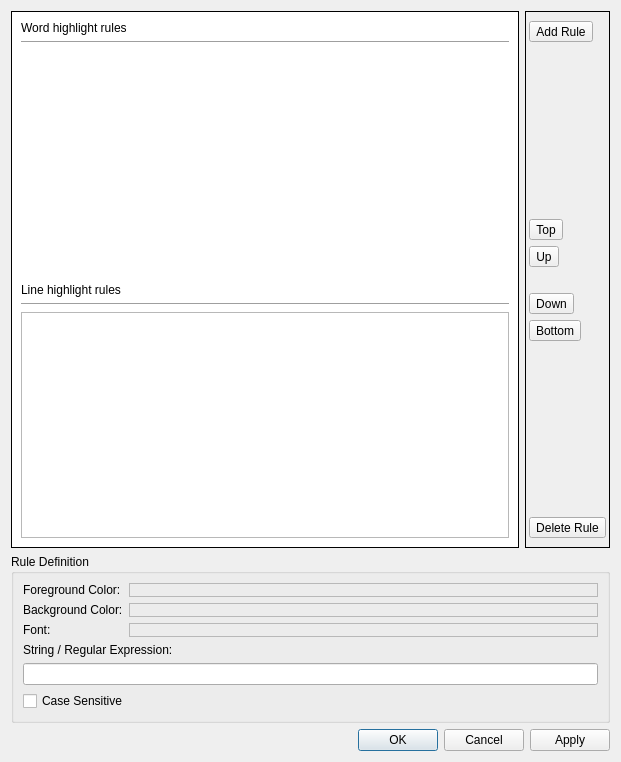
<?xml version="1.0" encoding="UTF-8"?>
<ui version="4.0">
 <class>HighlightingDialog</class>
 <widget class="QDialog" name="HighlightingDialog">
  <property name="geometry">
   <rect>
    <x>0</x>
    <y>0</y>
    <width>621</width>
    <height>762</height>
   </rect>
  </property>
  <property name="windowTitle">
   <string>Dialog</string>
  </property>
  <layout class="QGridLayout" name="gridLayout_2">
   <item row="2" column="0" colspan="2">
    <widget class="QDialogButtonBox" name="buttonBox">
     <property name="orientation">
      <enum>Qt::Horizontal</enum>
     </property>
     <property name="standardButtons">
      <set>QDialogButtonBox::Apply|QDialogButtonBox::Cancel|QDialogButtonBox::Ok</set>
     </property>
    </widget>
   </item>
   <item row="0" column="1">
    <widget class="QFrame" name="sortingFrame">
     <property name="frameShape">
      <enum>QFrame::Box</enum>
     </property>
     <property name="frameShadow">
      <enum>QFrame::Plain</enum>
     </property>
     <layout class="QVBoxLayout" name="verticalLayout">
      <property name="leftMargin">
       <number>3</number>
      </property>
      <property name="rightMargin">
       <number>3</number>
      </property>
      <item>
       <widget class="QToolButton" name="addRuleButton">
        <property name="toolTip">
         <string>Add highlighting rule</string>
        </property>
        <property name="text">
         <string>Add Rule</string>
        </property>
        <property name="icon">
         <iconset resource="../resources.qrc">
          <normaloff>:/resources/icons/actions/document-new.png</normaloff>:/resources/icons/actions/document-new.png</iconset>
        </property>
        <property name="toolButtonStyle">
         <enum>Qt::ToolButtonIconOnly</enum>
        </property>
       </widget>
      </item>
      <item>
       <spacer name="verticalSpacer_2">
        <property name="orientation">
         <enum>Qt::Vertical</enum>
        </property>
        <property name="sizeHint" stdset="0">
         <size>
          <width>20</width>
          <height>40</height>
         </size>
        </property>
       </spacer>
      </item>
      <item>
       <widget class="QToolButton" name="topButton">
        <property name="toolTip">
         <string>Move rule to top</string>
        </property>
        <property name="text">
         <string>Top</string>
        </property>
        <property name="icon">
         <iconset resource="../resources.qrc">
          <normaloff>:/resources/icons/actions/go-top.png</normaloff>:/resources/icons/actions/go-top.png</iconset>
        </property>
        <property name="toolButtonStyle">
         <enum>Qt::ToolButtonIconOnly</enum>
        </property>
       </widget>
      </item>
      <item>
       <widget class="QToolButton" name="upButton">
        <property name="toolTip">
         <string>Move rule upwards</string>
        </property>
        <property name="text">
         <string>Up</string>
        </property>
        <property name="icon">
         <iconset resource="../resources.qrc">
          <normaloff>:/resources/icons/actions/go-up.png</normaloff>:/resources/icons/actions/go-up.png</iconset>
        </property>
        <property name="toolButtonStyle">
         <enum>Qt::ToolButtonIconOnly</enum>
        </property>
       </widget>
      </item>
      <item>
       <spacer name="verticalSpacer">
        <property name="orientation">
         <enum>Qt::Vertical</enum>
        </property>
        <property name="sizeType">
         <enum>QSizePolicy::Fixed</enum>
        </property>
        <property name="sizeHint" stdset="0">
         <size>
          <width>20</width>
          <height>20</height>
         </size>
        </property>
       </spacer>
      </item>
      <item>
       <widget class="QToolButton" name="downButton">
        <property name="toolTip">
         <string>Move rule downwards</string>
        </property>
        <property name="text">
         <string>Down</string>
        </property>
        <property name="icon">
         <iconset resource="../resources.qrc">
          <normaloff>:/resources/icons/actions/go-down.png</normaloff>:/resources/icons/actions/go-down.png</iconset>
        </property>
       </widget>
      </item>
      <item>
       <widget class="QToolButton" name="bottomButton">
        <property name="toolTip">
         <string>Move rule to bottom</string>
        </property>
        <property name="text">
         <string>Bottom</string>
        </property>
        <property name="icon">
         <iconset resource="../resources.qrc">
          <normaloff>:/resources/icons/actions/go-bottom.png</normaloff>:/resources/icons/actions/go-bottom.png</iconset>
        </property>
       </widget>
      </item>
      <item>
       <spacer name="verticalSpacer_3">
        <property name="orientation">
         <enum>Qt::Vertical</enum>
        </property>
        <property name="sizeHint" stdset="0">
         <size>
          <width>20</width>
          <height>40</height>
         </size>
        </property>
       </spacer>
      </item>
      <item>
       <widget class="QToolButton" name="deleteRuleButton">
        <property name="toolTip">
         <string>Delete selected highlighting rule</string>
        </property>
        <property name="text">
         <string>Delete Rule</string>
        </property>
        <property name="icon">
         <iconset resource="../resources.qrc">
          <normaloff>:/resources/icons/actions/edit-delete.png</normaloff>:/resources/icons/actions/edit-delete.png</iconset>
        </property>
        <property name="toolButtonStyle">
         <enum>Qt::ToolButtonIconOnly</enum>
        </property>
       </widget>
      </item>
     </layout>
    </widget>
   </item>
   <item row="1" column="0" colspan="2">
    <widget class="QGroupBox" name="groupBox">
     <property name="title">
      <string>Rule Definition</string>
     </property>
     <layout class="QGridLayout" name="gridLayout">
      <item row="0" column="0">
       <layout class="QFormLayout" name="formLayout">
        <item row="0" column="0">
         <widget class="QLabel" name="_foregroundColor">
          <property name="text">
           <string>Foreground Color:</string>
          </property>
         </widget>
        </item>
        <item row="0" column="1">
         <widget class="ColorPicker" name="foregroundColorPicker">
          <property name="frameShape">
           <enum>QFrame::StyledPanel</enum>
          </property>
          <property name="frameShadow">
           <enum>QFrame::Raised</enum>
          </property>
         </widget>
        </item>
        <item row="1" column="0">
         <widget class="QLabel" name="_backgroundColor">
          <property name="text">
           <string>Background Color:</string>
          </property>
         </widget>
        </item>
        <item row="1" column="1">
         <widget class="ColorPicker" name="backgroundColorPicker">
          <property name="frameShape">
           <enum>QFrame::StyledPanel</enum>
          </property>
          <property name="frameShadow">
           <enum>QFrame::Raised</enum>
          </property>
         </widget>
        </item>
        <item row="2" column="0">
         <widget class="QLabel" name="_font">
          <property name="text">
           <string>Font:</string>
          </property>
         </widget>
        </item>
        <item row="2" column="1">
         <widget class="FontPicker" name="fontPicker">
          <property name="frameShape">
           <enum>QFrame::StyledPanel</enum>
          </property>
          <property name="frameShadow">
           <enum>QFrame::Raised</enum>
          </property>
         </widget>
        </item>
       </layout>
      </item>
      <item row="1" column="0">
       <widget class="QLabel" name="label_3">
        <property name="text">
         <string>String / Regular Expression:</string>
        </property>
       </widget>
      </item>
      <item row="2" column="0">
       <widget class="QLineEdit" name="regexLineEdit"/>
      </item>
      <item row="3" column="0">
       <widget class="QCheckBox" name="caseSensitiveCheckBox">
        <property name="text">
         <string>Case Sensitive</string>
        </property>
       </widget>
      </item>
     </layout>
    </widget>
   </item>
   <item row="0" column="0">
    <widget class="QFrame" name="rulesGroupFrame">
     <property name="sizePolicy">
      <sizepolicy hsizetype="MinimumExpanding" vsizetype="Preferred">
       <horstretch>0</horstretch>
       <verstretch>0</verstretch>
      </sizepolicy>
     </property>
     <property name="styleSheet">
      <string notr="true">#rulesGroupFrame {
  background-color: rgb(255, 255, 255);
}</string>
     </property>
     <property name="frameShape">
      <enum>QFrame::Box</enum>
     </property>
     <property name="frameShadow">
      <enum>QFrame::Plain</enum>
     </property>
     <layout class="QVBoxLayout" name="verticalLayout_2">
      <item>
       <widget class="QLabel" name="_wordHighlightRules">
        <property name="text">
         <string>Word highlight rules</string>
        </property>
       </widget>
      </item>
      <item>
       <widget class="Line" name="hr_wordRules">
        <property name="orientation">
         <enum>Qt::Horizontal</enum>
        </property>
       </widget>
      </item>
      <item>
       <widget class="QListWidget" name="wordRulesListWidget">
        <property name="frameShape">
         <enum>QFrame::Box</enum>
        </property>
        <property name="frameShadow">
         <enum>QFrame::Plain</enum>
        </property>
        <property name="lineWidth">
         <number>0</number>
        </property>
        <property name="editTriggers">
         <set>QAbstractItemView::NoEditTriggers</set>
        </property>
        <property name="dragEnabled">
         <bool>true</bool>
        </property>
        <property name="dragDropMode">
         <enum>QAbstractItemView::DragDrop</enum>
        </property>
        <property name="defaultDropAction">
         <enum>Qt::MoveAction</enum>
        </property>
       </widget>
      </item>
      <item>
       <widget class="QLabel" name="_lineHighlightRules">
        <property name="text">
         <string>Line highlight rules</string>
        </property>
       </widget>
      </item>
      <item>
       <widget class="Line" name="hr_lineRules">
        <property name="orientation">
         <enum>Qt::Horizontal</enum>
        </property>
       </widget>
      </item>
      <item>
       <widget class="QListWidget" name="lineRulesListWidget">
        <property name="frameShadow">
         <enum>QFrame::Plain</enum>
        </property>
        <property name="lineWidth">
         <number>0</number>
        </property>
        <property name="dragEnabled">
         <bool>true</bool>
        </property>
        <property name="dragDropMode">
         <enum>QAbstractItemView::DragDrop</enum>
        </property>
        <property name="defaultDropAction">
         <enum>Qt::MoveAction</enum>
        </property>
       </widget>
      </item>
     </layout>
    </widget>
   </item>
  </layout>
 </widget>
 <customwidgets>
  <customwidget>
   <class>ColorPicker</class>
   <extends>QFrame</extends>
   <header location="global">highlighting/ColorPicker.h</header>
   <container>1</container>
  </customwidget>
  <customwidget>
   <class>FontPicker</class>
   <extends>QFrame</extends>
   <header location="global">highlighting/FontPicker.h</header>
   <container>1</container>
  </customwidget>
 </customwidgets>
 <resources>
  <include location="../resources.qrc"/>
 </resources>
 <connections>
  <connection>
   <sender>buttonBox</sender>
   <signal>accepted()</signal>
   <receiver>HighlightingDialog</receiver>
   <slot>accept()</slot>
   <hints>
    <hint type="sourcelabel">
     <x>248</x>
     <y>254</y>
    </hint>
    <hint type="destinationlabel">
     <x>157</x>
     <y>274</y>
    </hint>
   </hints>
  </connection>
  <connection>
   <sender>buttonBox</sender>
   <signal>rejected()</signal>
   <receiver>HighlightingDialog</receiver>
   <slot>reject()</slot>
   <hints>
    <hint type="sourcelabel">
     <x>316</x>
     <y>260</y>
    </hint>
    <hint type="destinationlabel">
     <x>286</x>
     <y>274</y>
    </hint>
   </hints>
  </connection>
 </connections>
</ui>
